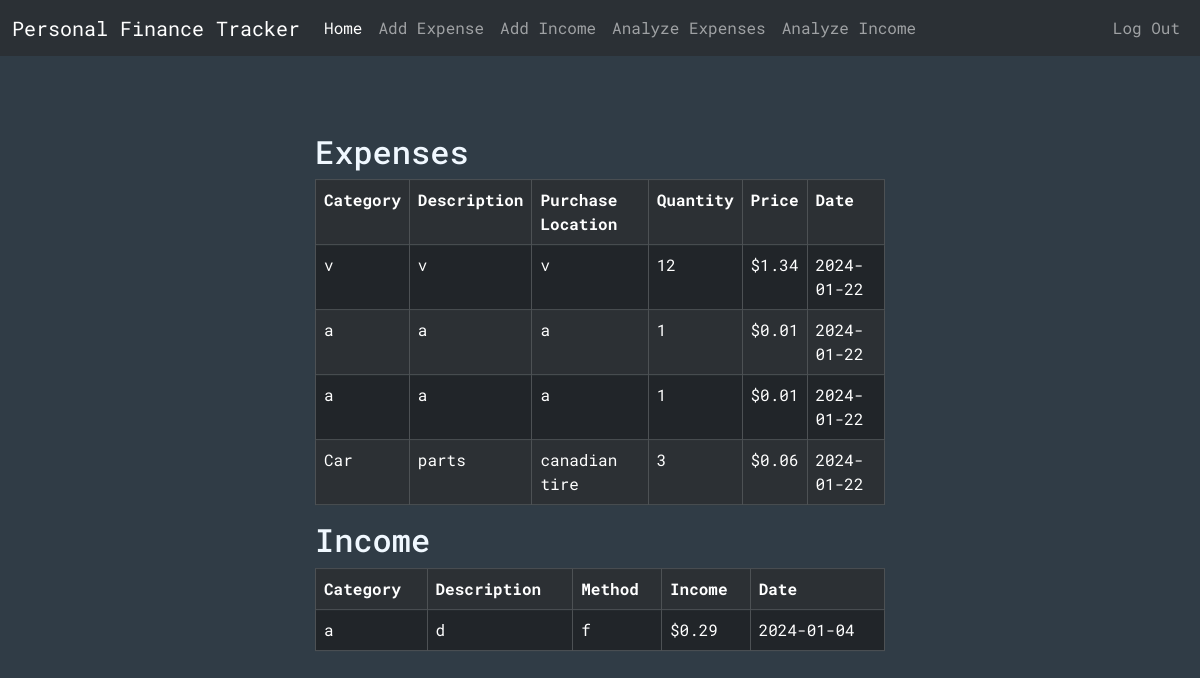
/ (signed in), run on the app's committed database.
### tables this page shows
CREATE TABLE expenses (id INTEGER PRIMARY KEY, user_id INTEGER NOT NULL, category TEXT, description TEXT, purchaseLocation TEXT, quantity INTEGER NOT NULL, price NUMERIC NOT NULL, date TEXT NOT NULL, FOREIGN KEY (user_id) REFERENCES users(id));

CREATE TABLE incomes (id INTEGER PRIMARY KEY, user_id INTEGER NOT NULL, category TEXT, description TEXT, method TEXT, income NUMERIC NOT NULL, date TEXT NOT NULL, FOREIGN KEY (user_id) REFERENCES users(id));

### app.py (the view)
@app.route("/")
@login_required
def index():
    conn = get_db_connection()
    exps = conn.execute("SELECT * FROM expenses WHERE user_id = ?", (session["user_id"],)).fetchall()
    inc = conn.execute("SELECT * FROM incomes WHERE user_id = ?", (session["user_id"],)).fetchall()
    conn.close()
    return render_template("index.html", expenses=exps, incomes=inc)

### helpers.py (called while the page is built)
def login_required(f):
    @wraps(f)
    def decorated_function(*args, **kwargs):
        if session.get("user_id") is None:
            return redirect("/login")
        return f(*args, **kwargs)
    return decorated_function

def get_db_connection():
    conn = sqlite3.connect('database.db')
    conn.row_factory = sqlite3.Row
    return conn

### templates/index.html (shortened to what this page needs)
{% extends "layout.html" %} {% block title %}Main{% endblock %}
{% block body %}
<div class="cont center">
  {% if expenses or incomes -%}
  <div>
    <h2>Expenses</h2>
    <div class="table-responsive">
      <table class="table table-dark table-striped table-bordered table-hover">
        <tr>
          <th scope="col">Category</th>
          <th scope="col">Description</th>
          <th scope="col">Purchase Location</th>
          <th scope="col">Quantity</th>
          <th scope="col">Price</th>
          <th scope="col">Date</th>
        </tr>
        {% for expense in expenses %}
        <tr>
          <td>{{ expense["category"] }}</td>
          <td>{{ expense["description"] }}</td>
          <td>{{ expense["purchaseLocation"] }}</td>
          <td>{{ expense["quantity"] }}</td>
          <td>${{ expense["price"] }}</td>
          <td>{{ expense["date"] }}</td>
        </tr>
        {% endfor %}
      </table>
    </div>
  </div>
  <div>
    <h2>Income</h2>
    <div class="table-responsive">
      <table class="table table-dark table-striped table-bordered table-hover">
        <tr>
          <th scope="col">Category</th>
          <th scope="col">Description</th>
          <th scope="col">Method</th>
          <th scope="col">Income</th>
          <th scope="col">Date</th>
        </tr>
        {% for income in incomes %}
        <tr>
          <td>{{ income["category"] }}</td>
          <td>{{ income["description"] }}</td>
          <td>{{ income["method"] }}</td>
          <td>${{ income["income"] }}</td>
          <td>{{ income["date"] }}</td>
        </tr>
        {% endfor %}
      </table>
    </div>
  </div>
  {% endif %}
</div>
{%endblock %}

### templates/layout.html (shortened to what this page needs)
{% include "base.html" %}
<nav class="navbar navbar-expand-lg bg-body-tertiary" data-bs-theme="dark">
  <div class="container-fluid">
    <a class="navbar-brand" href="/">Personal Finance Tracker</a>
    <div class="collapse navbar-collapse" id="navbarSupportedContent">
      <ul class="navbar-nav">
        <li class="nav-item">
          <a class="nav-link active" aria-current="page" href="/">Home</a>
        </li>
        <li class="nav-item">
          <a class="nav-link" href="/add-expense">Add Expense</a>
        </li>
        <li class="nav-item">
          <a class="nav-link" href="/add-income">Add Income</a>
        </li>
        <li class="nav-item">
          <a class="nav-link" href="/analyzeExpenses">Analyze Expenses</a>
        </li>
        <li class="nav-item">
          <a class="nav-link" href="/analyzeIncome">Analyze Income</a>
        </li>
      </ul>
    </div>
    <div class="navbar-nav flex-end">
      <a class="nav-link" href="/login">Log Out</a>
    </div>
  </div>
</nav>
{% block body %}{% endblock %}

### templates/base.html (shortened to what this page needs)
<!DOCTYPE html>
<html lang="en">
  <head>
    <link
      href="https://cdn.jsdelivr.net/npm/bootstrap@5.3.2/dist/css/bootstrap.min.css"
      rel="stylesheet"
    />
    <link rel="stylesheet" href="../static/styles/CSS.css" />
  </head>
  <body id="body">
  </body>
</html>

### static/styles/CSS.css (style rules this page uses)
.cont { display: flex; justify-content: center; padding: 15px; flex-direction: column; color: aliceblue; max-width: 100vw; }
.center { margin: 0; position: absolute; top: 50%; left: 50%; -ms-transform: translate(-50%, -50%); transform: translate(-50%, -50%); }
#body { background-color: rgb(48, 60, 70); font-family: "Roboto Mono", monospace; color: aliceblue; }

### data on the page
expenses: category "v", description "v", purchaseLocation "v", quantity "12", price "1.34", date "2024-01-22"
expenses: category "a", description "a", purchaseLocation "a", quantity "1", price "0.01", date "2024-01-22"
expenses: category "a", description "a", purchaseLocation "a", quantity "1", price "0.01", date "2024-01-22"
expenses: category "Car", description "parts", purchaseLocation "canadian tire", quantity "3", price "0.06", date "2024-01-22"
incomes: category "a", description "d", method "f", income "0.29", date "2024-01-04"
